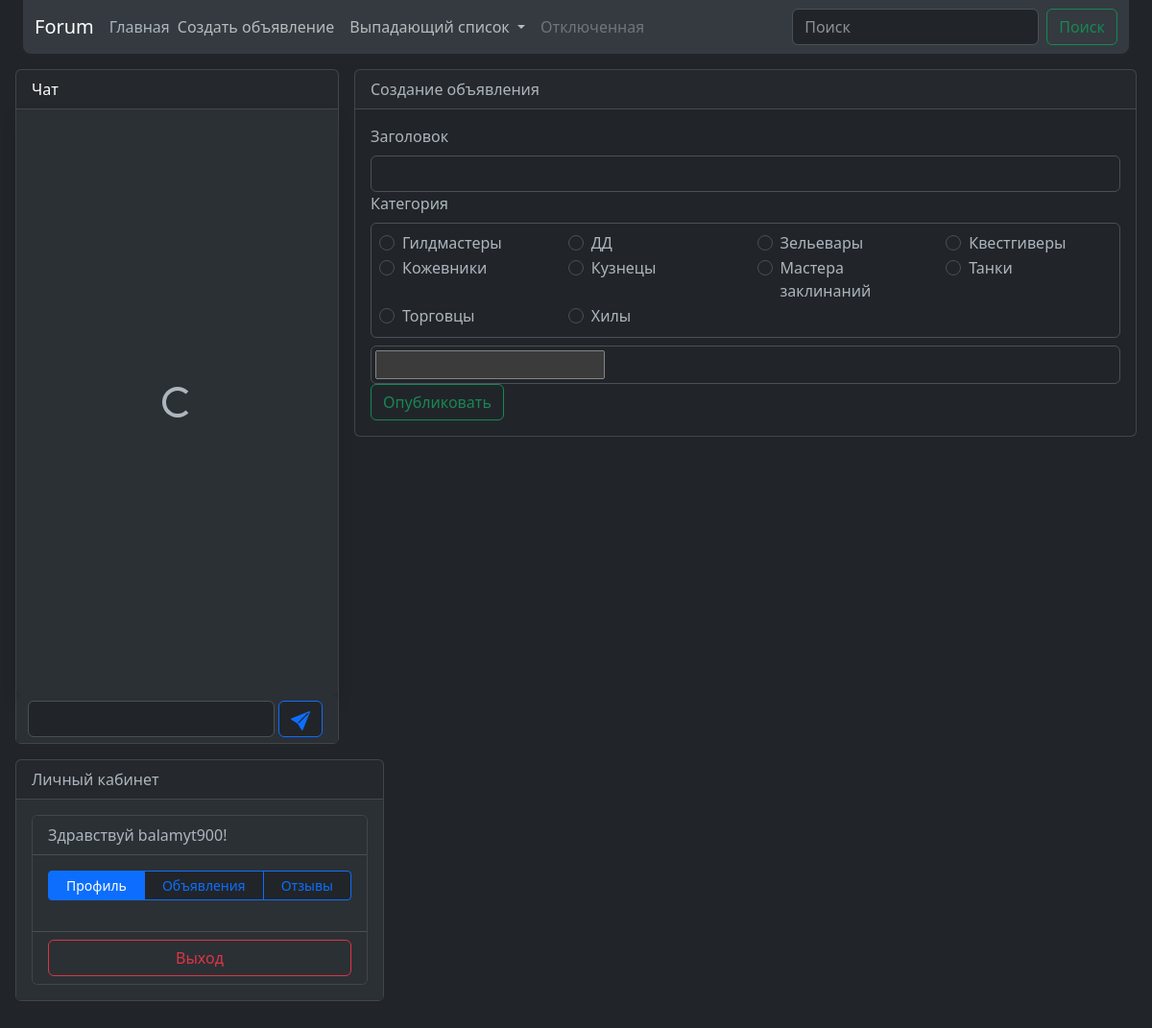
/announce/new/ (signed in), run on the app's committed database.
### announcement/models.py (models this page shows, shortened)
class Category(models.Model):
    name = models.CharField(max_length=50, null=False)

### announcement/views.py (the view, shortened to what this page needs)
# urls.py: path('announce/new/', AnnouncementCreate.as_view()),
class AnnouncementCreate(LoginRequiredMixin, PermissionRequiredMixin, CreateView):
    model = Announcement
    form_class = AnnounceForm
    template_name = 'announce/new.html'
    permission_required = 'announcement.add_announcement'
    def get_context_data(self, **kwargs):
        context = super().get_context_data(**kwargs)
        context['categories'] = Category.objects.all().values('pk', 'name')
        return context

### announcement/forms.py
class AnnounceForm(forms.ModelForm):
    class Meta:
        model = Announcement
        fields = ('title', 'category', 'text')
        widgets = {
            'text': SummernoteWidget()
        }

### templates/announce/new.html (shortened to what this page needs)
{% extends 'main.html' %}
{% block body %}
<div class="card">
    <div class="card-header">Создание объявления</div>
    <div class="card-body">
        <form method="post">{% csrf_token %}
            <label class="form-label" for="id_title">Заголовок</label>
            <input class="form-control" id="id_title" name="title" type="text" maxlength="255" required>
            Категория
            <div class="border rounded p-2 my-2">
                <div class="row row-cols-4">
                    {% for category in categories %}
                        <div class="col">
                            <div class="form-check">
                                <input class="form-check-input" name="category" value="{{ category.pk }}" id="id_{{ category.name }}" type="radio">
                                <label class="form-check-label" for="id_{{ category.name }}">{{ category.name }}</label>
                            </div>
                        </div>
                    {% endfor %}
                </div>
            </div>
            <div class="border rounded p-1 bg-body summernote-div">
                {{ form.text }}
            </div>
            <button class="btn btn-outline-success" type="submit">Опубликовать</button>
        </form>
    </div>
</div>
{% endblock body %}

### templates/main.html (shortened to what this page needs)
<!DOCTYPE html>
<html lang="ru">
<head>
    <link href="https://cdn.jsdelivr.net/npm/bootstrap@5.3.0-alpha3/dist/css/bootstrap.min.css" rel="stylesheet">
    {% load static %}
</head>
<body class="bg-body" data-bs-theme="dark">
<div class="px-4">
  <nav class="navbar navbar-expand-lg rounded-bottom-3 bg-body-secondary">
  <div class="container-fluid">
    <div class="navbar-brand">Forum</div>
    <div class="nav-item"><a class="nav-link active" href="/">Главная</a></div>
    <div class="collapse navbar-collapse" id="collapse">
      <ul class="navbar-nav me-auto mb-2 mb-lg-0">
        <li class="nav-item">
          <a class="nav-link" href="/announce/new/">Создать объявление</a>
        </li>
        <li class="nav-item dropdown">
          <a class="nav-link dropdown-toggle" href="#" role="button" data-bs-toggle="dropdown" aria-expanded="false">
            Выпадающий список
          </a>
        </li>
        <li class="nav-item">
          <a class="nav-link disabled">Отключенная</a>
        </li>
      </ul>
      <form class="d-flex" role="search">{% csrf_token %}
        <input class="form-control me-2" type="search" placeholder="Поиск" aria-label="Поиск">
        <button class="btn btn-outline-success" type="submit">Поиск</button>
      </form>
    </div>
  </div>
</nav>
</div>
<div class="d-flex align-content-stretch flex-wrap mb-3 p-2">
  <div class="p-2 me-auto" style="min-width: 300px">
    <div class="card flex-nowrap">
      <div class="card-header  text-body-emphasis">Чат</div>
      <div class="card-body p-0">
        <div class="card-text bg-body-tertiary">
          <div id="chatbox" class="d-flex flex-column rounded shadow overflow-y-auto py-2" style="height: 610px">
            <div class="spinner-border m-auto" id="chat_spinner" role="status">
            </div>
          </div>
          <div>
            <form class="form-control d-flex border-0 bg-body-tertiary" id="new_message">
              <input class="form-control" name="text" id="new_message_text" type="text">
              <button class="btn btn-outline-primary w-40 h-50 mx-1 bg-body" type="submit">
              </button>
            </form>
          </div>
        </div>
      </div>
    </div>
    </div>
  <div class="p-2 flex-grow-1 flex-wrap w-50" style="min-width: 600px">{% block body %}{% endblock body %}</div>
  <div class="p-2" style="width: 400px">
    <div class="card flex-nowrap">
      <div class="card-header">Личный кабинет</div>
      <div class="card-body bg-body-tertiary" id="login_window">
        {% if not request.user.is_authenticated %}
          <form class="form-control bg-body-tertiary" id="login_form">
          <label for="login_email">Логин или E-mail адрес</label>
          <input class="form-control" id="login_email" name="login" type="text" required>
          <div class="invalid-feedback" id="login_errors"></div>
          <label for="password">Пароль</label>
          <input class="form-control" id="password" name="password" type="password" required>
          <div class="form-check">
            <input class="form-check-input" id="remember" name="remember" type="checkbox">
            <label class="form-check-label" for="remember">Запомнить меня</label>
          </div>
          <button class="btn btn-outline-primary my-2" style="width: 223px" type="submit">Авторизация</button>
            <a class="btn btn-outline-primary" href="/accounts/google/login/?process=login">
                    <svg xmlns="http://www.w3.org/2000/svg" width="20" height="20" fill="currentColor" class="bi bi-google" viewBox="0 0 16 16">
                      <path d="M15.545 6.558a9.42 9.42 0 0 1 .139 1.626c0 2.434-.87 4.492-2.384 5.885h.002C11.978 15.292 10.158 16 8 16A8 8 0 1 1 8 0a7.689 7.689 0 0 1 5.352 2.082l-2.284 2.284A4.347 4.347 0 0 0 8 3.166c-2.087 0-3.86 1.408-4.492 3.304a4.792 4.792 0 0 0 0 3.063h.003c.635 1.893 2.405 3.301 4.492 3.301 1.078 0 2.004-.276 2.722-.764h-.003a3.702 3.702 0 0 0 1.599-2.431H8v-3.08h7.545z"/>
                    </svg>
                </a>
          <h6>Еще нет аккаунта? <a href="{% url 'account_signup' %}">Регистрация</a></h6>
          <div class="alert alert-danger d-none" id="errors" role="alert"></div>
        </form>
       {% else %}
          <div class="card">
          <div class="card-header bg-body-tertiary">Здравствуй {{ request.user.username }}!</div>
          <div class="card-body bg-body-tertiary">
            <div class="d-flex flex-row mb-3 btn-group bg-body" role="group">
              <button class="btn btn-outline-primary btn-sm" id="profile_btn">Профиль</button>
              <button class="btn btn-outline-primary btn-sm" id="announce_btn">Объявления</button>
              <button class="btn btn-outline-primary btn-sm" id="reply_btn">Отзывы</button>
            </div>
          </div>
          <div class="card-footer d-grid gap-2 bg-body-tertiary">
            <button class="btn btn-outline-danger" id="logout_form">Выход</button>
          </div>
          </div>
       {% endif %}
      </div>
    </div>
  </div>
  </div>
</body>
</html>

### data on the page
Category: name "Гилдмастеры"
Category: name "ДД"
Category: name "Зельевары"
Category: name "Квестгиверы"
Category: name "Кожевники"
Category: name "Кузнецы"
Category: name "Мастера заклинаний"
Category: name "Танки"
Category: name "Торговцы"
Category: name "Хилы"

### other printed values
{{ request.user.username }} "balamyt900"
